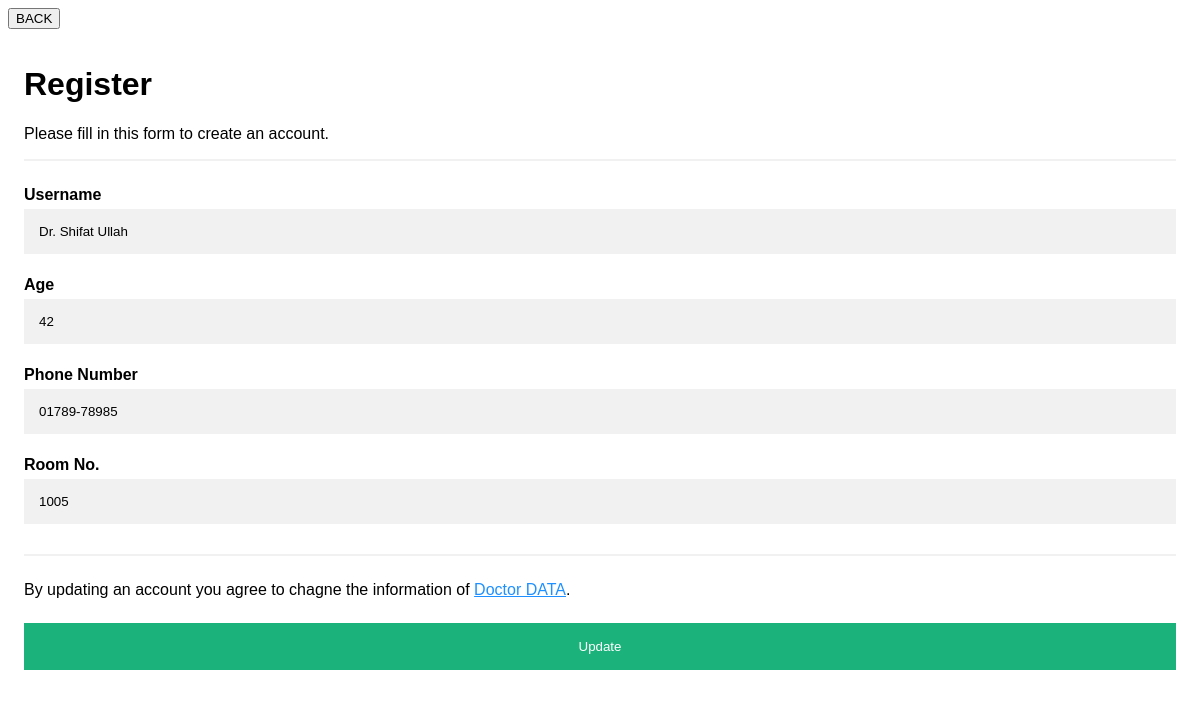
Page /admin/doctor/update.php?s_id=1 on the committed database.
### tables this page shows
CREATE TABLE doctor (
    id_no INT NOT NULL AUTO_INCREMENT , 
    name VARCHAR(50) NOT NULL , 
    specialty VARCHAR(30) NOT NULL , 
    age INT NOT NULL , 
    phone_no VARCHAR(11) NOT NULL , 
    room_no INT(10) NOT NULL , 
    password VARCHAR(20) NOT NULL, 
    PRIMARY KEY(id_no) 
);

### admin/doctor/update.php (the view, shortened to what this page needs)
<!DOCTYPE html>
<html>
<head>
</head>
<body>
    <?php
        include "db.php";
        $sql = "SELECT * FROM doctor where id_no = '$_GET[s_id]'";
        $result = mysqli_query($connection, $sql);
        $row = mysqli_fetch_array($result);
    ?>
<a href="check_doctor.php"><button
>BACK</button></a>
<form action="update_db.php" method ='POST'>
  <div class="container">
    <h1>Register</h1>
    <p>Please fill in this form to create an account.</p>
    <hr>
    <label for="username"><b>Username</b></label>
    <input type="text" name="username" value="<?php echo "$row[name]";?>">
    <label for="gender"><b>Age</b></label>
    <input type="text" value="<?php echo "$row[age]";?>" name="age" >
    <label for="phone"><b>Phone Number</b></label>
    <input type="text" value="<?php echo "$row[phone_no]";?>" name="phone_number" >
    <label for="email"><b>Room No.</b></label>
    <input type="text" value="<?php echo "$row[room_no]";?>" name="room" >
    <hr>
    <p>By updating an account you agree to chagne the information of <a href="#">Doctor DATA</a>.</p>
    <button type="submit" name='submit' class="registerbtn">Update</button>
  </div>
</form>
</body>
</html>

### admin/doctor/update.php (style rules this page uses)
body { font-family: Arial, Helvetica, sans-serif; }
* { box-sizing: border-box; }
.container { padding: 16px; background-color: white; }
input[type=text], input[type=password] { width: 100%; padding: 15px; margin: 5px 0 22px 0; display: inline-block; border: none; background: #f1f1f1; }
hr { border: 1px solid #f1f1f1; margin-bottom: 25px; }
.registerbtn { background-color: #04AA6D; color: white; padding: 16px 20px; margin: 8px 0; border: none; cursor: pointer; width: 100%; opacity: 0.9; }
a { color: dodgerblue; }

### rows in the picture
doctor: username "Dr. Shifat Ullah", age "42", phone_number "01789-78985", room "1005"
